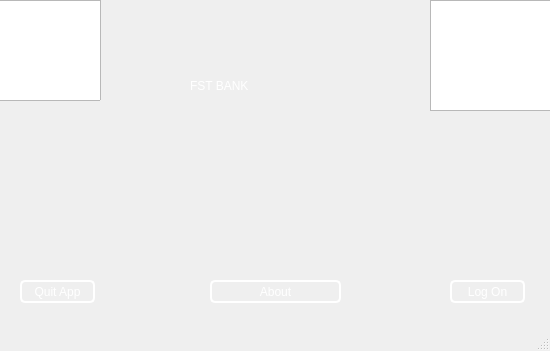
<?xml version="1.0" encoding="UTF-8"?>
<ui version="4.0">
 <class>MainWindow0</class>
 <widget class="QMainWindow" name="MainWindow0">
  <property name="enabled">
   <bool>true</bool>
  </property>
  <property name="geometry">
   <rect>
    <x>0</x>
    <y>0</y>
    <width>550</width>
    <height>351</height>
   </rect>
  </property>
  <property name="windowTitle">
   <string>FST BANK</string>
  </property>
  <property name="windowIcon">
   <iconset resource="RImages.qrc">
    <normaloff>:/MesImages/MesImages/bank.png</normaloff>:/MesImages/MesImages/bank.png</iconset>
  </property>
  <property name="autoFillBackground">
   <bool>false</bool>
  </property>
  <property name="styleSheet">
   <string notr="true">border-image: url(:/MesImages/MesImages/maxresdefault.png);</string>
  </property>
  <widget class="QWidget" name="centralwidget">
   <widget class="QPushButton" name="logon0">
    <property name="geometry">
     <rect>
      <x>450</x>
      <y>280</y>
      <width>75</width>
      <height>23</height>
     </rect>
    </property>
    <property name="cursor">
     <cursorShape>PointingHandCursor</cursorShape>
    </property>
    <property name="styleSheet">
     <string notr="true">#logon0 {
  border-width: 7px;
  border-color: rgb(255, 0, 0);
  border-radius: 5px;
  border-style: solid; /* Added border style */
  border-image: none;
	font: 700 italic 10pt &quot;Segoe UI&quot;;
  color: rgb(255, 255, 255);
  border: 2px solid white; /* White border */
}

</string>
    </property>
    <property name="text">
     <string>Log On</string>
    </property>
   </widget>
   <widget class="QPushButton" name="quit0">
    <property name="geometry">
     <rect>
      <x>20</x>
      <y>280</y>
      <width>75</width>
      <height>23</height>
     </rect>
    </property>
    <property name="cursor">
     <cursorShape>PointingHandCursor</cursorShape>
    </property>
    <property name="styleSheet">
     <string notr="true">#quit0
{
	  border-width: 7px;
  border-color: rgb(255, 0, 0);
  border-radius: 5px;
  border-style: solid; /* Added border style */
  border-image: none;
  
	font: 700 italic 10pt &quot;Segoe UI&quot;;
  color: rgb(255, 255, 255);
   border: 2px solid white; 
}</string>
    </property>
    <property name="text">
     <string>Quit App</string>
    </property>
   </widget>
   <widget class="QPushButton" name="aboutB">
    <property name="geometry">
     <rect>
      <x>210</x>
      <y>280</y>
      <width>131</width>
      <height>23</height>
     </rect>
    </property>
    <property name="cursor">
     <cursorShape>PointingHandCursor</cursorShape>
    </property>
    <property name="toolTip">
     <string>&lt;html&gt;&lt;head/&gt;&lt;body&gt;&lt;p&gt;More informations about B-BANK&lt;/p&gt;&lt;/body&gt;&lt;/html&gt;</string>
    </property>
    <property name="styleSheet">
     <string notr="true">#aboutB {
  border-width: 7px;
  border-color: rgb(255, 0, 0);
  border-radius: 5px;
  border-style: solid; /* Added border style */
  border-image: none;
  
	font: 700 italic 10pt &quot;Segoe UI&quot;;
  color: rgb(255, 255, 255);
   border: 2px solid white; 
}</string>
    </property>
    <property name="text">
     <string>About</string>
    </property>
   </widget>
   <widget class="QLabel" name="label">
    <property name="geometry">
     <rect>
      <x>190</x>
      <y>60</y>
      <width>271</width>
      <height>51</height>
     </rect>
    </property>
    <property name="styleSheet">
     <string notr="true">border-width: 7;
	border-color: rgb(255, 0, 0);
	border-radius: 5;
	border-image: none;
font: 32pt &quot;Freestyle Script&quot;;
color: rgb(255, 255, 255);</string>
    </property>
    <property name="text">
     <string>FST BANK</string>
    </property>
   </widget>
   <widget class="QGraphicsView" name="graphicsView">
    <property name="geometry">
     <rect>
      <x>-30</x>
      <y>0</y>
      <width>131</width>
      <height>101</height>
     </rect>
    </property>
    <property name="styleSheet">
     <string notr="true">border-image: url(:/MesImages/MesImages/Design sans titre (10).png);</string>
    </property>
   </widget>
   <widget class="QGraphicsView" name="graphicsView_2">
    <property name="geometry">
     <rect>
      <x>430</x>
      <y>0</y>
      <width>161</width>
      <height>111</height>
     </rect>
    </property>
    <property name="styleSheet">
     <string notr="true">border-image: url(:/MesImages/MesImages/fst.png);</string>
    </property>
   </widget>
  </widget>
  <widget class="QMenuBar" name="menubar">
   <property name="geometry">
    <rect>
     <x>0</x>
     <y>0</y>
     <width>550</width>
     <height>21</height>
    </rect>
   </property>
  </widget>
  <widget class="QStatusBar" name="statusbar"/>
 </widget>
 <resources>
  <include location="RImages.qrc"/>
 </resources>
 <connections/>
</ui>
